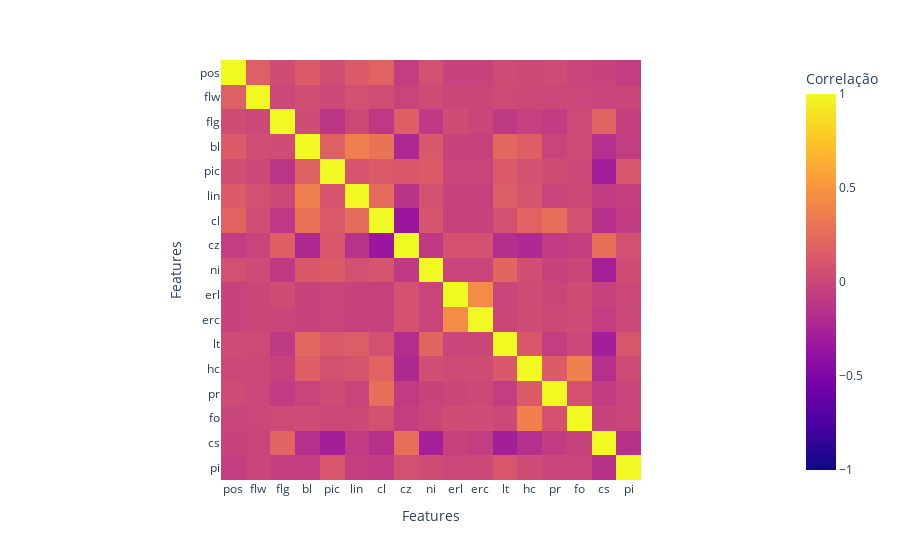

Notebook source saved alongside this figure:
### Code cell
x=data.corr()
lista = x.values.tolist()
fig = px.imshow(lista,  labels=dict(x="Features", y="Features", color="Correlação"),
                x=['pos', 'flw', 'flg', 'bl', 'pic', 'lin', 'cl', 'cz', 'ni', 'erl', 'erc', 'lt', 'hc', 'pr', 'fo', 'cs', 'pi'],
                y=['pos', 'flw', 'flg', 'bl', 'pic', 'lin', 'cl', 'cz', 'ni', 'erl', 'erc', 'lt', 'hc', 'pr', 'fo', 'cs', 'pi'],
                zmax = 1, zmin = -1)
fig.show()

### Figure 1 — Plotly figure (JSON) as saved in the notebook; plotly's stock layout.template omitted (floating-point values rounded to 4 significant figures; data arrays with more than 128 entries replaced by an {"elided": "..."} marker saying what was removed)
{"data": [{"coloraxis": "coloraxis", "hovertemplate": "Features: %{x}<br>Features: %{y}<br>Correlação: %{z}<extra></extra>", "name": "0", "type": "heatmap", "x": ["pos", "flw", "flg", "bl", "pic", "lin", "cl", "cz", "ni", "erl", "erc", "lt", "hc", "pr", "fo", "cs", "pi"], "xaxis": "x", "y": ["pos", "flw", "flg", "bl", "pic", "lin", "cl", "cz", "ni", "erl", "erc", "lt", "hc", "pr", "fo", "cs", "pi"], "yaxis": "y", "z": {"elided": "17x17 float values"}}], "layout": {"coloraxis": {"cmax": 1, "cmin": -1, "colorbar": {"title": {"text": "Correlação"}}, "colorscale": [[0, "#0d0887"], [0.1111, "#46039f"], [0.2222, "#7201a8"], [0.3333, "#9c179e"], [0.4444, "#bd3786"], [0.5556, "#d8576b"], [0.6667, "#ed7953"], [0.7778, "#fb9f3a"], [0.8889, "#fdca26"], [1, "#f0f921"]]}, "margin": {"t": 60}, "xaxis": {"anchor": "y", "constrain": "domain", "domain": [0, 1], "scaleanchor": "y", "title": {"text": "Features"}}, "yaxis": {"anchor": "x", "autorange": "reversed", "constrain": "domain", "domain": [0, 1], "title": {"text": "Features"}}}}
